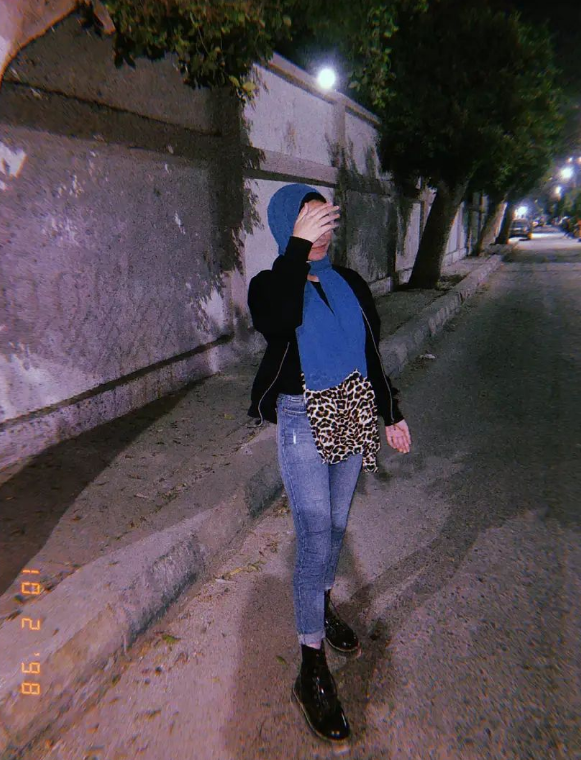
#> input picture aya.PNG, 581 x 760 px, found by its file name
$ python main.py
#> lines starting #> are read from the running program, lines starting #| are printed output that depends on the picture
import numpy as np
import imageio
import scipy.ndimage
import cv2
import imageio.v2 as imageio

img = "aya.png"
def rgb2gray(rgb):
    return np.dot(rgb[..., :3], [0.2989, 0.5870, .1140])


def dodge(front, back):
    # if image is greater than 255 (which is not possible) it will convert it to 255
    final_sketch = front * 255 / (255 - back)
    final_sketch[final_sketch > 255] = 255
    final_sketch[back == 255] = 255

    # to convert any suitable existing column to categorical type we will use aspect function
    # and uint8 is for 8-bit signed integer
    return final_sketch.astype('uint8')


ss = imageio.imread(img)
#> ss is the input picture: shape (760, 581, 4); mean R, G, B, A 80.2, 69.8, 75.3, 255
gray = rgb2gray(ss)
#> in rgb2gray, `return np.dot(rgb[..., :3], [0.2989, 0.5870, .1140])`:
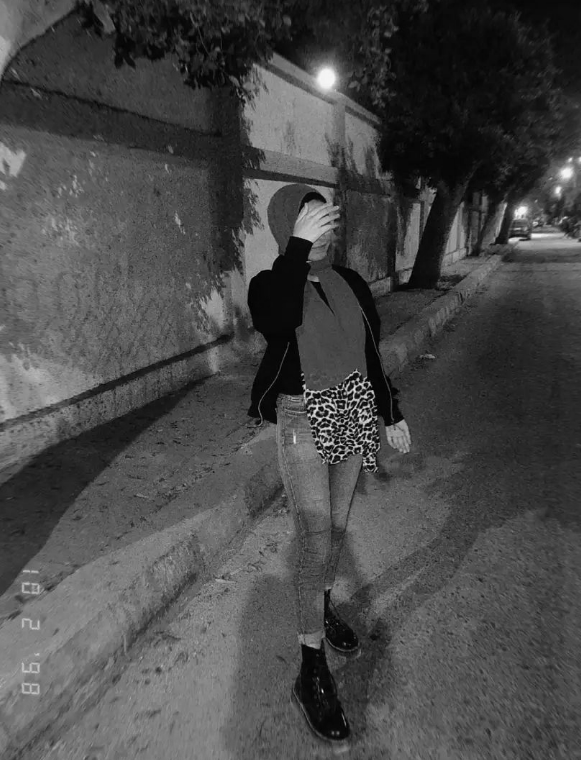
#> returned value: shape (760, 581) float64; min 0.228, max 246.4, mean 73.6

i = 255 - gray
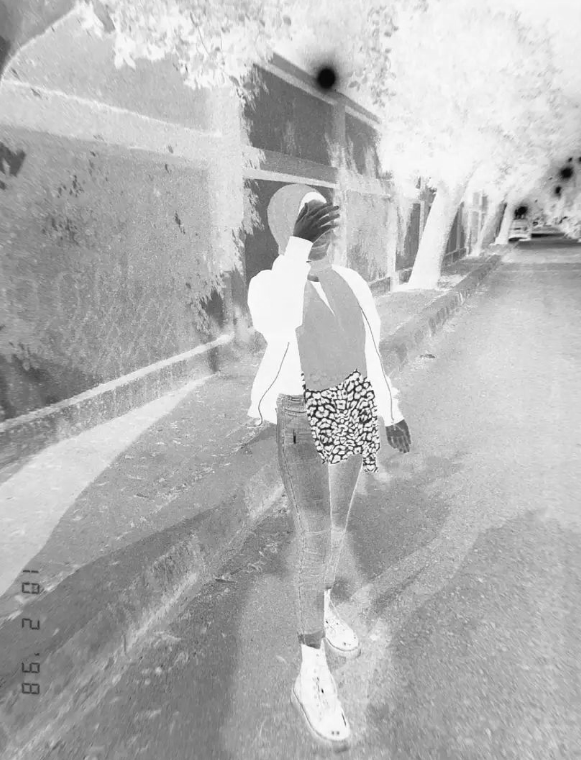
#> i: shape (760, 581) float64; min 8.59, max 254.8, mean 181.4

# to convert into a blur image
blur = scipy.ndimage.filters.gaussian_filter(i, sigma=13)
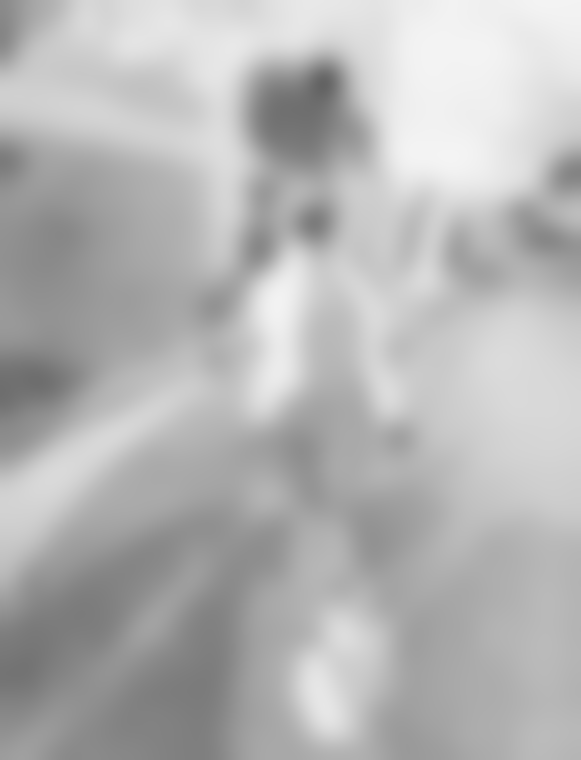
#> blur: shape (760, 581) float64; min 99.21, max 244.4, mean 181.4

# calling the function
r = dodge(blur, gray)
#> in dodge, `final_sketch = front * 255 / (255 - back)`:
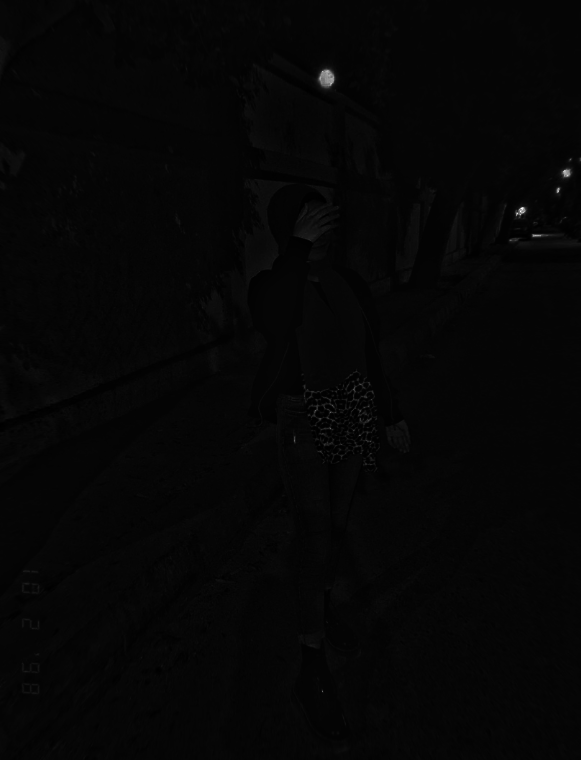
#> final_sketch: shape (760, 581) float64; min 156.3, max 4450.8, mean 260.8; drawn with min black and max white
#> in dodge, `final_sketch[final_sketch > 255] = 255`:
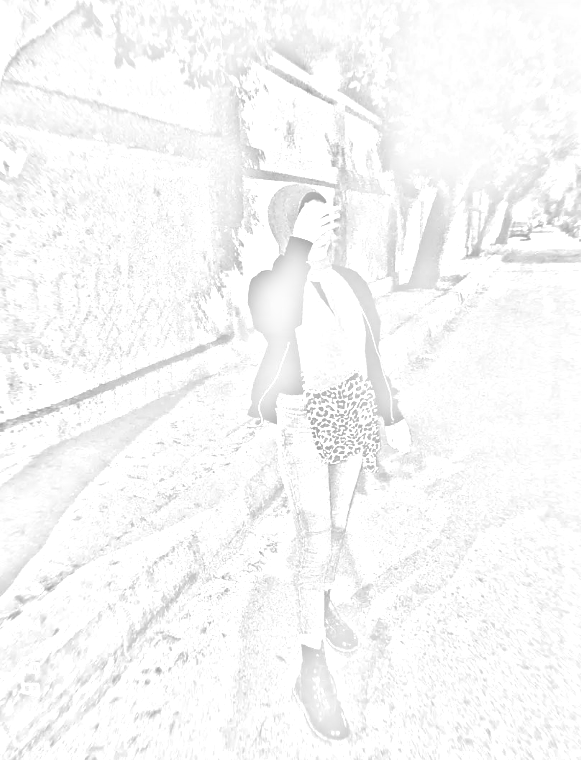
#> final_sketch: shape (760, 581) float64; min 156.3, max 255, mean 247.7

cv2.imwrite('4.png', r)
